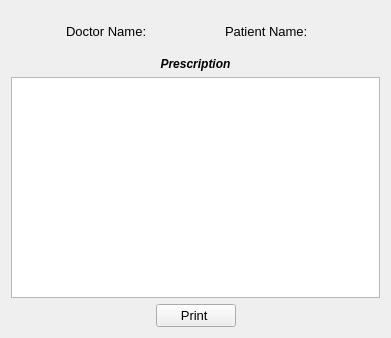
<?xml version="1.0" encoding="UTF-8"?>
<ui version="4.0">
 <class>Form</class>
 <widget class="QWidget" name="Form">
  <property name="geometry">
   <rect>
    <x>0</x>
    <y>0</y>
    <width>391</width>
    <height>338</height>
   </rect>
  </property>
  <property name="windowTitle">
   <string>Form</string>
  </property>
  <layout class="QVBoxLayout" name="verticalLayout">
   <item>
    <layout class="QHBoxLayout" name="horizontalLayout_2">
     <item>
      <spacer name="horizontalSpacer_5">
       <property name="orientation">
        <enum>Qt::Horizontal</enum>
       </property>
       <property name="sizeHint" stdset="0">
        <size>
         <width>40</width>
         <height>20</height>
        </size>
       </property>
      </spacer>
     </item>
     <item>
      <widget class="QLabel" name="lb_doc_name">
       <property name="minimumSize">
        <size>
         <width>0</width>
         <height>40</height>
        </size>
       </property>
       <property name="font">
        <font>
         <pointsize>10</pointsize>
        </font>
       </property>
       <property name="text">
        <string>Doctor Name: </string>
       </property>
      </widget>
     </item>
     <item>
      <widget class="QLabel" name="label">
       <property name="font">
        <font>
         <pointsize>10</pointsize>
        </font>
       </property>
       <property name="text">
        <string/>
       </property>
      </widget>
     </item>
     <item>
      <spacer name="horizontalSpacer_6">
       <property name="orientation">
        <enum>Qt::Horizontal</enum>
       </property>
       <property name="sizeHint" stdset="0">
        <size>
         <width>40</width>
         <height>20</height>
        </size>
       </property>
      </spacer>
     </item>
     <item>
      <widget class="QLabel" name="lb_patient">
       <property name="font">
        <font>
         <pointsize>10</pointsize>
        </font>
       </property>
       <property name="text">
        <string>Patient Name: </string>
       </property>
      </widget>
     </item>
     <item>
      <widget class="QLabel" name="label_2">
       <property name="font">
        <font>
         <pointsize>10</pointsize>
        </font>
       </property>
       <property name="text">
        <string/>
       </property>
      </widget>
     </item>
     <item>
      <spacer name="horizontalSpacer_3">
       <property name="orientation">
        <enum>Qt::Horizontal</enum>
       </property>
       <property name="sizeHint" stdset="0">
        <size>
         <width>40</width>
         <height>20</height>
        </size>
       </property>
      </spacer>
     </item>
    </layout>
   </item>
   <item>
    <widget class="QLabel" name="lb_pres">
     <property name="font">
      <font>
       <pointsize>9</pointsize>
       <weight>75</weight>
       <italic>true</italic>
       <bold>true</bold>
      </font>
     </property>
     <property name="text">
      <string>Prescription</string>
     </property>
     <property name="alignment">
      <set>Qt::AlignCenter</set>
     </property>
    </widget>
   </item>
   <item>
    <widget class="QTextEdit" name="te_pres"/>
   </item>
   <item>
    <layout class="QHBoxLayout" name="horizontalLayout">
     <item>
      <spacer name="horizontalSpacer">
       <property name="orientation">
        <enum>Qt::Horizontal</enum>
       </property>
       <property name="sizeHint" stdset="0">
        <size>
         <width>40</width>
         <height>20</height>
        </size>
       </property>
      </spacer>
     </item>
     <item>
      <widget class="QPushButton" name="pushButton">
       <property name="font">
        <font>
         <pointsize>10</pointsize>
        </font>
       </property>
       <property name="text">
        <string>Print </string>
       </property>
      </widget>
     </item>
     <item>
      <spacer name="horizontalSpacer_2">
       <property name="orientation">
        <enum>Qt::Horizontal</enum>
       </property>
       <property name="sizeHint" stdset="0">
        <size>
         <width>40</width>
         <height>20</height>
        </size>
       </property>
      </spacer>
     </item>
    </layout>
   </item>
  </layout>
 </widget>
 <resources/>
 <connections/>
</ui>
